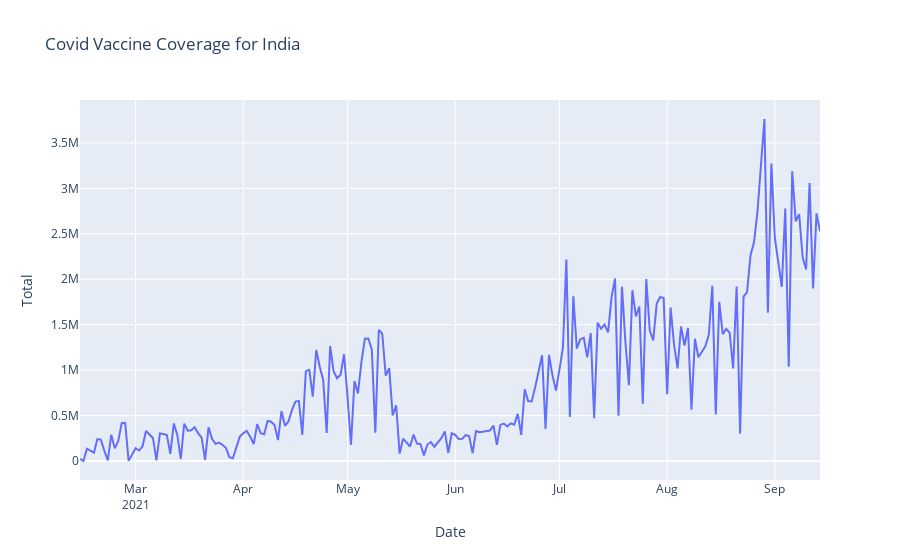

This figure's notebook cell:
### Code cell
fig = px.line(vaccine_state_daily, x='Date', y=vaccine_state_daily.Total,
              hover_data={'Date': "|%B %d, %Y, %a"},
              title='Covid Vaccine Coverage for India')
fig.update_xaxes(
    dtick="M1",
    tickformat="%b\n%Y")
fig.show()

### Figure 1 — Plotly figure (JSON) as saved in the notebook; plotly's stock layout.template omitted (floating-point values rounded to 4 significant figures; data arrays with more than 128 entries replaced by an {"elided": "..."} marker saying what was removed)
{"data": [{"hovertemplate": "Date=%{x|%B %d, %Y, %a}<br>Total=%{y}<extra></extra>", "legendgroup": "", "line": {"color": "#636efa", "dash": "solid"}, "marker": {"symbol": "circle"}, "mode": "lines", "name": "", "orientation": "v", "showlegend": false, "type": "scatter", "x": {"elided": "212 str values"}, "xaxis": "x", "y": {"elided": "212 int values"}, "yaxis": "y"}], "layout": {"legend": {"tracegroupgap": 0}, "title": {"text": "Covid Vaccine Coverage for India"}, "xaxis": {"anchor": "y", "domain": [0, 1], "dtick": "M1", "tickformat": "%b\n%Y", "title": {"text": "Date"}}, "yaxis": {"anchor": "x", "domain": [0, 1], "title": {"text": "Total"}}}}
